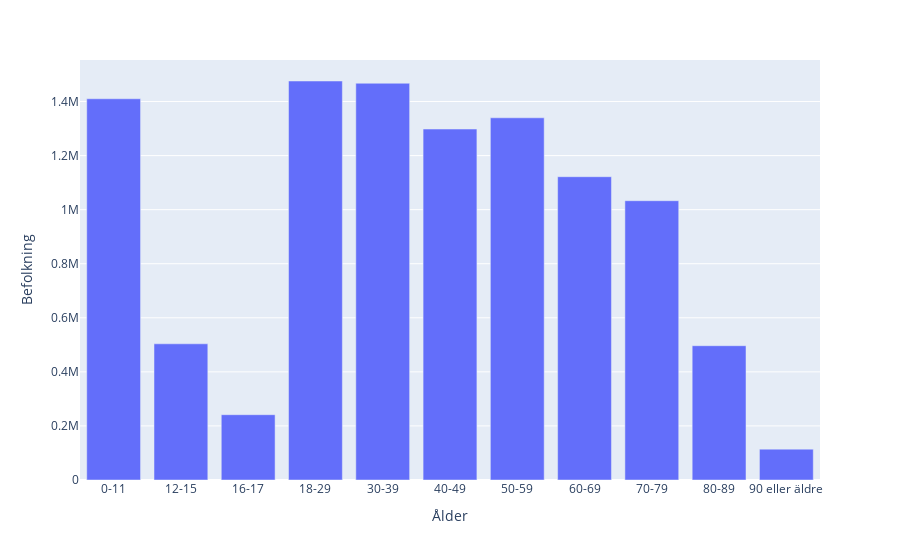

This figure's notebook cell:
### Code cell
import plotly_express as px
import matplotlib.pyplot as plt

fig = px.bar(age_distribution_sorted, x="Ålder", y='Befolkning')
fig.show()

### Figure 1 — Plotly figure (JSON) as saved in the notebook; plotly's stock layout.template omitted (floating-point values rounded to 4 significant figures)
{"data": [{"alignmentgroup": "True", "hovertemplate": "Ålder=%{x}<br>Befolkning=%{y}<extra></extra>", "legendgroup": "", "marker": {"color": "#636efa", "pattern": {"shape": ""}}, "name": "", "offsetgroup": "", "orientation": "v", "showlegend": false, "textposition": "auto", "type": "bar", "x": ["0-11", "12-15", "16-17", "18-29", "30-39", "40-49", "50-59", "60-69", "70-79", "80-89", "90 eller äldre"], "xaxis": "x", "y": [1410169, 503831, 241539, 1475950, 1467590, 1298156, 1339798, 1121922, 1033113, 496750, 114141], "yaxis": "y"}], "layout": {"barmode": "relative", "legend": {"tracegroupgap": 0}, "margin": {"t": 60}, "xaxis": {"anchor": "y", "domain": [0, 1], "title": {"text": "Ålder"}}, "yaxis": {"anchor": "x", "domain": [0, 1], "title": {"text": "Befolkning"}}}}
